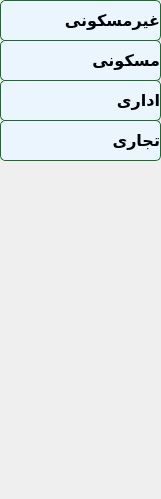
    <widget class="QWidget" name="page_2">
     <property name="geometry">
      <rect>
       <x>0</x>
       <y>0</y>
       <width>161</width>
       <height>499</height>
      </rect>
     </property>
     <attribute name="label">
      <string>             دسته بندی</string>
     </attribute>
     <widget class="QPushButton" name="pushButton_office">
      <property name="geometry">
       <rect>
        <x>0</x>
        <y>80</y>
        <width>161</width>
        <height>41</height>
       </rect>
      </property>
      <property name="font">
       <font>
        <family>B Nazanin</family>
        <pointsize>12</pointsize>
        <weight>75</weight>
        <bold>true</bold>
       </font>
      </property>
      <property name="cursor">
       <cursorShape>PointingHandCursor</cursorShape>
      </property>
      <property name="styleSheet">
       <string notr="true">background-color: #EBF5FD;
border-radius: 5px;
border: 1px solid #1C6B2B;
color: #020308;
text-align: right;
padding-left: 5px;</string>
      </property>
      <property name="text">
       <string>اداری</string>
      </property>
     </widget>
     <widget class="QPushButton" name="pushButton_non_residential">
      <property name="geometry">
       <rect>
        <x>0</x>
        <y>0</y>
        <width>161</width>
        <height>41</height>
       </rect>
      </property>
      <property name="font">
       <font>
        <family>B Nazanin</family>
        <pointsize>12</pointsize>
        <weight>75</weight>
        <bold>true</bold>
       </font>
      </property>
      <property name="cursor">
       <cursorShape>PointingHandCursor</cursorShape>
      </property>
      <property name="styleSheet">
       <string notr="true">background-color: #EBF5FD;
border-radius: 5px;
border: 1px solid #1C6B2B;
color: #020308;
text-align: right;
padding-left: 5px;</string>
      </property>
      <property name="text">
       <string>غیرمسکونی</string>
      </property>
     </widget>
     <widget class="QPushButton" name="pushButton_commercial">
      <property name="geometry">
       <rect>
        <x>0</x>
        <y>120</y>
        <width>161</width>
        <height>41</height>
       </rect>
      </property>
      <property name="font">
       <font>
        <family>B Nazanin</family>
        <pointsize>12</pointsize>
        <weight>75</weight>
        <bold>true</bold>
       </font>
      </property>
      <property name="cursor">
       <cursorShape>PointingHandCursor</cursorShape>
      </property>
      <property name="styleSheet">
       <string notr="true">background-color: #EBF5FD;
border-radius: 5px;
border: 1px solid #1C6B2B;
color: #020308;
text-align: right;
padding-left: 5px;</string>
      </property>
      <property name="text">
       <string>تجاری</string>
      </property>
     </widget>
     <widget class="QPushButton" name="pushButton_residential">
      <property name="geometry">
       <rect>
        <x>0</x>
        <y>40</y>
        <width>161</width>
        <height>41</height>
       </rect>
      </property>
      <property name="font">
       <font>
        <family>B Nazanin</family>
        <pointsize>12</pointsize>
        <weight>75</weight>
        <bold>true</bold>
       </font>
      </property>
      <property name="cursor">
       <cursorShape>PointingHandCursor</cursorShape>
      </property>
      <property name="styleSheet">
       <string notr="true">background-color: #EBF5FD;
border-radius: 5px;
border: 1px solid #1C6B2B;
color: #020308;
text-align: right;
padding-left: 5px;</string>
      </property>
      <property name="text">
       <string>مسکونی</string>
      </property>
     </widget>
    </widget>
